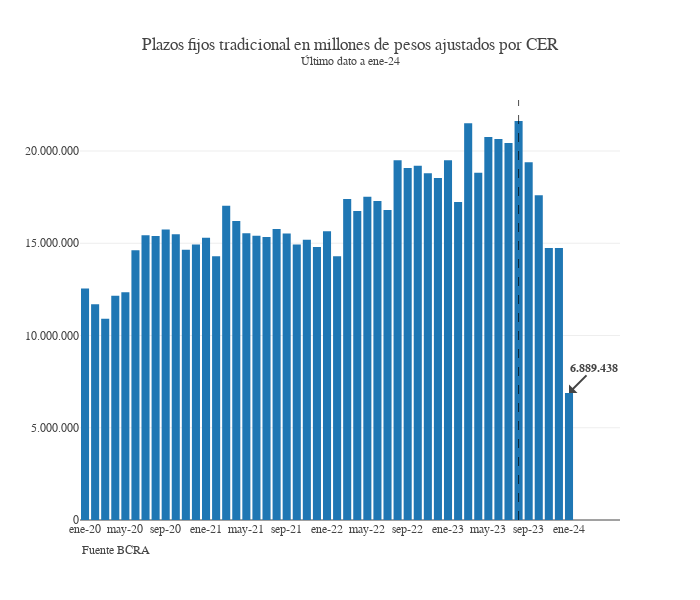

The notebook cell saved with this chart:
### Code cell
fig = go.Figure()
# fig.add_trace(go.Bar(x = df_ajustado_mensual.index, y = df_ajustado_mensual["pf_uva_total"]))
fig.add_trace(go.Bar(x = df_ajustado_mensual.index, y = df_ajustado_mensual["pf_trad_total"]))
ultimo_dato = df_ajustado_mensual["pf_trad_total"].iloc[-1]
ultimo_mes = df_ajustado_mensual.index[-1]
fig.update_layout(template = None, separators = ",.", font_family = "georgia",
                  title_text = f"Plazos fijos tradicional en millones de pesos ajustados por CER<br><sup>Último dato a {ultimo_mes}",
                  height = 600, width = 700, )
fig.update_yaxes(tickformat = ",")
fig.update_xaxes(nticks = 15)
fig.add_vline(x="ago-23", line_dash = "dash", line_width=.7)
fig.add_annotation(text = f"<b>{format(int(ultimo_dato), ',').replace(',', '.')}", x = ultimo_mes, y = ultimo_dato,ax=25,ay=-25)
fig.add_annotation(text="Fuente BCRA", showarrow=False, xref="paper",yref="paper", x=0,y=-.09)

### Figure 1 — Plotly figure (JSON) as saved in the notebook; plotly's stock layout.template omitted (floating-point values rounded to 4 significant figures)
{"data": [{"type": "bar", "x": ["ene-20", "feb-20", "mar-20", "abr-20", "may-20", "jun-20", "jul-20", "ago-20", "sep-20", "oct-20", "nov-20", "dic-20", "ene-21", "feb-21", "mar-21", "abr-21", "may-21", "jun-21", "jul-21", "ago-21", "sep-21", "oct-21", "nov-21", "dic-21", "ene-22", "feb-22", "mar-22", "abr-22", "may-22", "jun-22", "jul-22", "ago-22", "sep-22", "oct-22", "nov-22", "dic-22", "ene-23", "feb-23", "mar-23", "abr-23", "may-23", "jun-23", "jul-23", "ago-23", "sep-23", "oct-23", "nov-23", "dic-23", "ene-24"], "y": [12550000.0, 11690000.0, 10910000.0, 12160000.0, 12350000.0, 14620000.0, 15430000.0, 15400000.0, 15750000.0, 15480000.0, 14650000.0, 14930000.0, 15290000.0, 14300000.0, 17030000.0, 16210000.0, 15540000.0, 15400000.0, 15340000.0, 15780000.0, 15530000.0, 14930000.0, 15190000.0, 14800000.0, 15650000.0, 14290000.0, 17410000.0, 16750000.0, 17520000.0, 17290000.0, 16810000.0, 19500000.0, 19080000.0, 19200000.0, 18800000.0, 18540000.0, 19500000.0, 17230000.0, 21510000.0, 18830000.0, 20770000.0, 20650000.0, 20440000.0, 21630000.0, 19390000.0, 17600000.0, 14750000.0, 14740000.0, 6889000.0]}], "layout": {"annotations": [{"ax": 25, "ay": -25, "text": "<b>6.889.438", "x": "ene-24", "y": 6889000.0}, {"showarrow": false, "text": "Fuente BCRA", "x": 0, "xref": "paper", "y": -0.09, "yref": "paper"}], "font": {"family": "georgia"}, "height": 600, "separators": ",.", "shapes": [{"line": {"dash": "dash", "width": 0.7}, "type": "line", "x0": "ago-23", "x1": "ago-23", "xref": "x", "y0": 0, "y1": 1, "yref": "y domain"}], "title": {"text": "Plazos fijos tradicional en millones de pesos ajustados por CER<br><sup>Último dato a ene-24"}, "width": 700, "xaxis": {"nticks": 15}, "yaxis": {"tickformat": ","}}}
